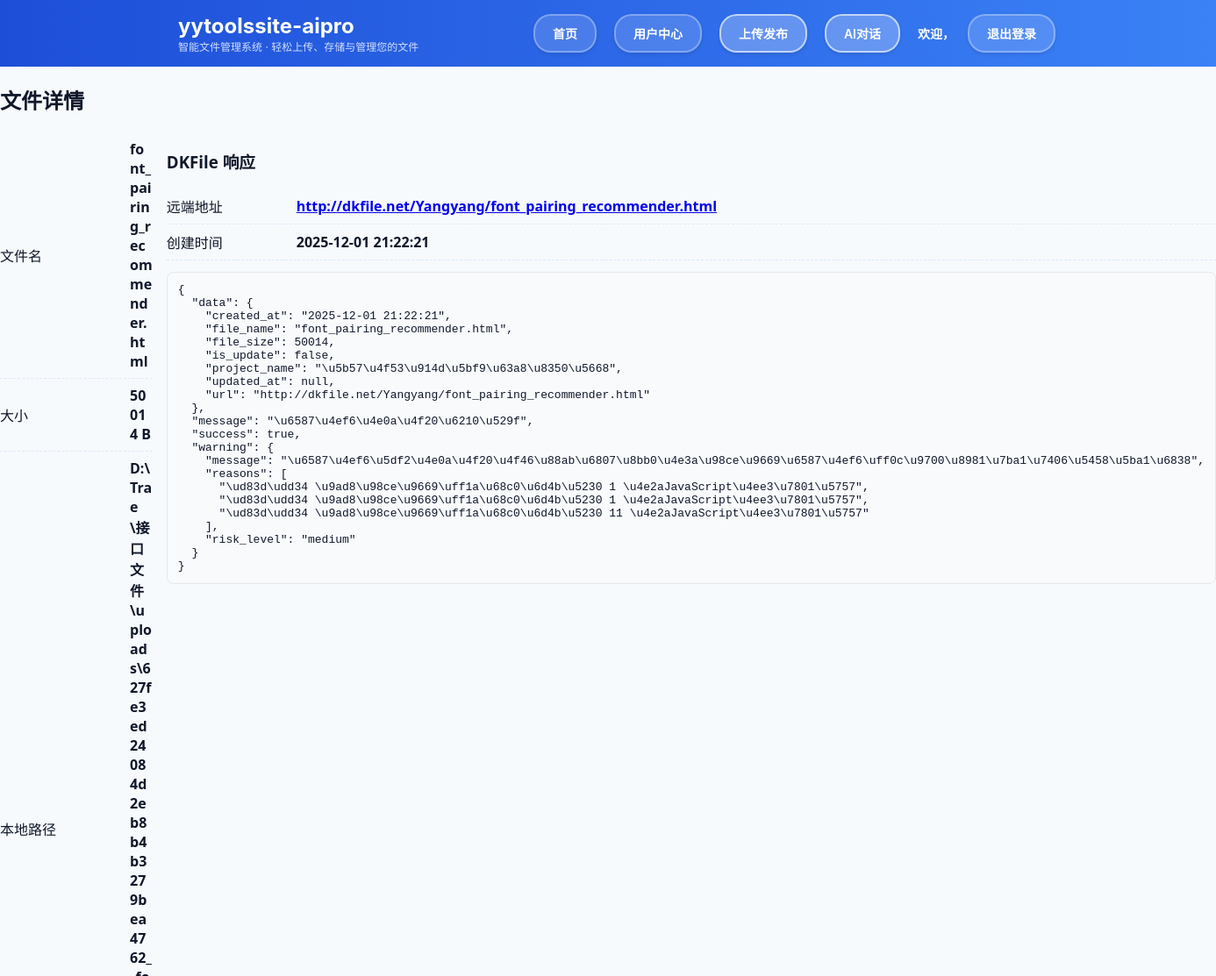
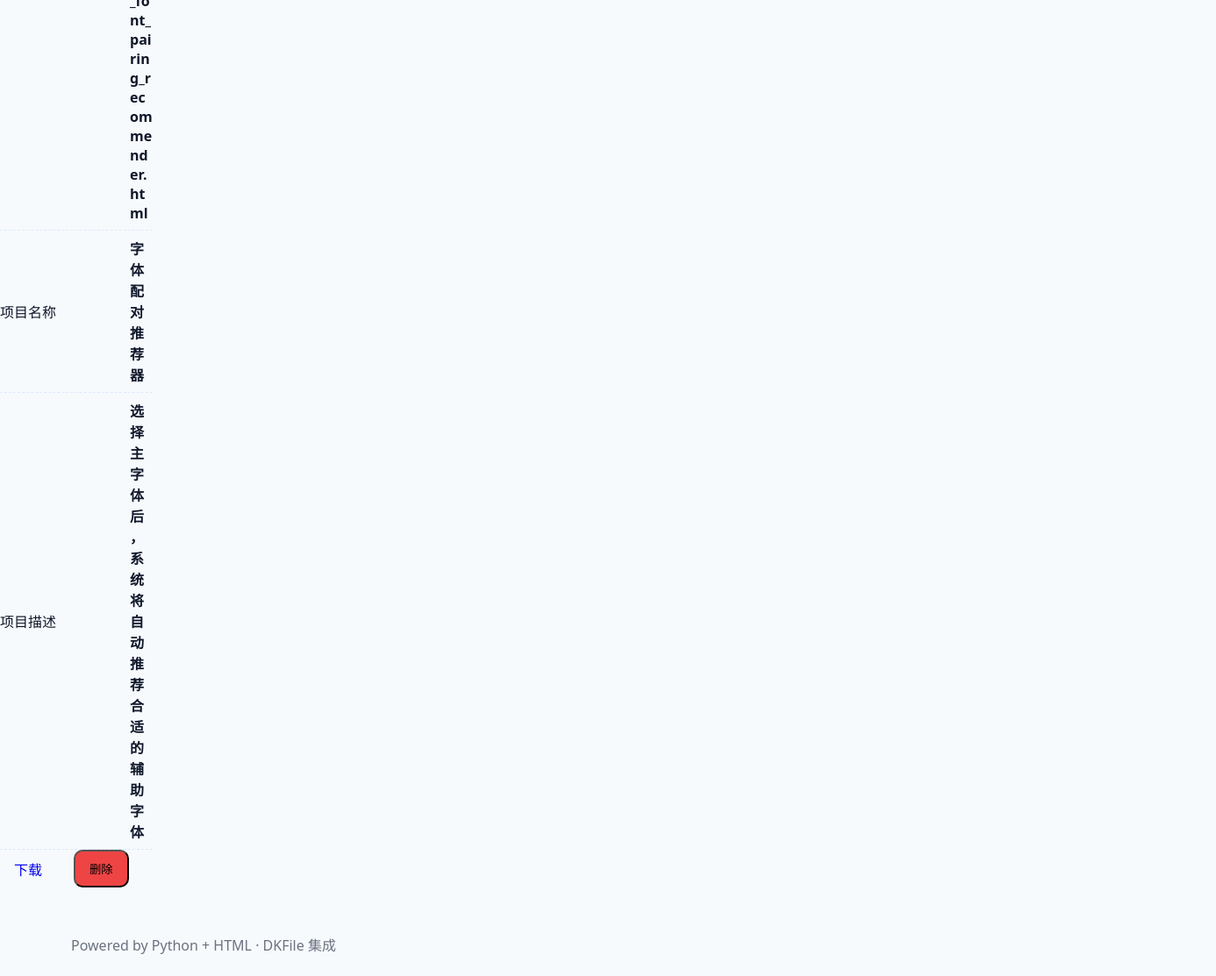
Screenshot of /files/627fe3ed24084d2eb8b4b3279bea4762 (signed in) with the database file from the repository (2 pictures, top to bottom).
### tables this page shows
CREATE TABLE files (
                        id TEXT PRIMARY KEY,
                        filename TEXT NOT NULL,
                        stored_name TEXT NOT NULL,
                        path TEXT NOT NULL,
                        size INTEGER NOT NULL,
                        dkfile TEXT,
                        project_name TEXT,
                        project_desc TEXT
                    , user_id TEXT DEFAULT "default_user");

### app.py (the view)
    def decorated_function(*args, **kwargs):
        if 'user_id' not in session:
            return redirect(url_for('login', next=request.url))
        return f(*args, **kwargs)

### app.py (called while the page is built)
def ensure_dirs():
    UPLOAD_DIR.mkdir(parents=True, exist_ok=True)
    DATA_DIR.mkdir(parents=True, exist_ok=True)

def get_db():
    conn = sqlite3.connect(str(DB_FILE))
    conn.row_factory = sqlite3.Row
    return conn

def get_file_by_id(file_id, user_id=None, check_owner=True):
    conn = get_db()
    try:
        if check_owner and user_id:
            row = conn.execute('SELECT * FROM files WHERE id = ? AND user_id = ?', (file_id, user_id)).fetchone()
        else:
            row = conn.execute('SELECT * FROM files WHERE id = ?', (file_id,)).fetchone()
        if row:
            return {"id": row["id"], "filename": row["filename"], "stored_name": row["stored_name"],
                    "path": row["path"], "size": row["size"], "dkfile": json.loads(row["dkfile"] if row["dkfile"] else "null"),
                    "project_name": row["project_name"], "project_desc": row["project_desc"],
                    "user_id": row["user_id"]}
        return None
    finally:
        conn.close()

def log_access(file_id, action, request):
    conn = get_db()
    try:
        user_id = session.get('user_id')
        ip_address = request.remote_addr
        user_agent = request.user_agent.string
        conn.execute('''INSERT INTO access_logs (file_id, user_id, action, ip_address, user_agent)
                        VALUES (?, ?, ?, ?, ?)''',
                    (file_id, user_id, action, ip_address, user_agent))
        conn.commit()
    finally:
        conn.close()

def login_required(f):
    def decorated_function(*args, **kwargs):
        if 'user_id' not in session:
            return redirect(url_for('login', next=request.url))
        return f(*args, **kwargs)
    decorated_function.__name__ = f.__name__
    return decorated_function

@app.get("/files/<file_id>")
@login_required
def file_detail(file_id):
    init_db()
    found = get_file_by_id(file_id, check_owner=False)
    if not found:
        return render_template("detail.html", not_found=True, item=None)
    log_access(file_id, 'view', request)
    return render_template("detail.html", not_found=False, item=found)

@app.after_request
def add_cache_control(response):
    if request.path.endswith('.css') or request.path.endswith('.js'):
        response.headers['Cache-Control'] = 'no-cache, no-store, must-revalidate'
        response.headers['Pragma'] = 'no-cache'
        response.headers['Expires'] = '0'
    return response

### templates/detail.html (shortened to what this page needs)
{% extends 'base.html' %}
{% block content %}
{% if not_found %}
  <div class="empty">未找到文件</div>
{% else %}
  <section class="panel">
    <h2>文件详情</h2>
    <div class="grid">
      <div>
        <div class="kv"><span>文件名</span><strong>{{ item.filename }}</strong></div>
        <div class="kv"><span>大小</span><strong>{{ (item.size or 0) | int }} B</strong></div>
        <div class="kv"><span>本地路径</span><strong>{{ item.path }}</strong></div>
        {% if item.project_name %}
        <div class="kv"><span>项目名称</span><strong>{{ item.project_name }}</strong></div>
        {% endif %}
        {% if item.project_desc %}
        <div class="kv"><span>项目描述</span><strong>{{ item.project_desc }}</strong></div>
        {% endif %}
        <div class="actions">
          <a class="btn" href="{{ url_for('download_local', stored_name=item.stored_name) }}">下载</a>
          <form class="inline" action="{{ url_for('file_delete', file_id=item.id) }}" method="post">
            <button class="btn danger" type="submit" onclick="return confirm('确定要删除这个文件吗？此操作不可恢复。')">删除</button>
          </form>
        </div>
      </div>
      <div>
        <h3>DKFile 响应</h3>
        {% if item.dkfile %}
          {% set d = item.dkfile.data if item.dkfile and item.dkfile.success else None %}
          {% if d and d.url %}
            <div class="kv"><span>远端地址</span><strong><a href="{{ d.url }}" target="_blank">{{ d.url }}</a></strong></div>
            <div class="kv"><span>创建时间</span><strong>{{ d.created_at }}</strong></div>
          {% endif %}
          <pre class="code">{{ item.dkfile | tojson(indent=2) }}</pre>
        {% else %}
          <div class="empty">暂无</div>
        {% endif %}
      </div>
    </div>
  </section>
{% endif %}
{% endblock %}

### static/style.css (style rules this page uses)
:root { --blue-900:#1e3a8a;--blue-700:#1d4ed8;--blue-600:#2563eb;--blue-500:#3b82f6;--blue-300:#93c5fd;--bg:#f7fafc;--card:#ffffff;--text:#0f172a;--muted:#6b7280;--border:#e5e7eb;--shadow:0 8px 20px rgba(17,24,39,.08);--danger:#ef4444 }
* { box-sizing:border-box }
html,body { margin:0;padding:0;background:var(--bg);color:var(--text);font-family:system-ui,-apple-system,Segoe UI,Roboto,Helvetica,Arial,sans-serif }
body { padding:0 !important;margin:0 !important }
.actions { display:flex;gap:12px }
.btn { display:inline-block;text-decoration:none;padding:10px 16px;border-radius:10px;margin-right:8px }
.btn.danger { background:var(--danger) }
.inline { display:inline }
.grid { display:grid;grid-template-columns:1fr 1fr;gap:16px }
.kv { display:grid;grid-template-columns:140px 1fr;align-items:center;gap:8px;padding:8px 0;border-bottom:1px dashed rgba(96,165,250,.2) }
.kv strong { word-break:break-all;overflow-wrap:anywhere }
.kv strong a { word-break:break-all }
.code { background:#f8fafc;border:1px solid var(--border);border-radius:8px;padding:12px;overflow:auto;max-height:360px }

### templates/base.html (style rules this page uses)
* { box-sizing: border-box; }

### rows the page displays
files: filename "font_pairing_recommender.html", size "50014", path "D:\\Trae\\接口文件\\uploads\\627fe3ed24084d2eb8b4b3279bea4762__font_pairing_recommender.html", project_name "字体配对推荐器", project_desc "选择主字体后，系统将自动推荐合适的辅助字体"

### other values shown
{{ d.url }} "http://dkfile.net/Yangyang/font_pairing_recommender.html"
{{ d.created_at }} "2025-12-01 21:22:21"
